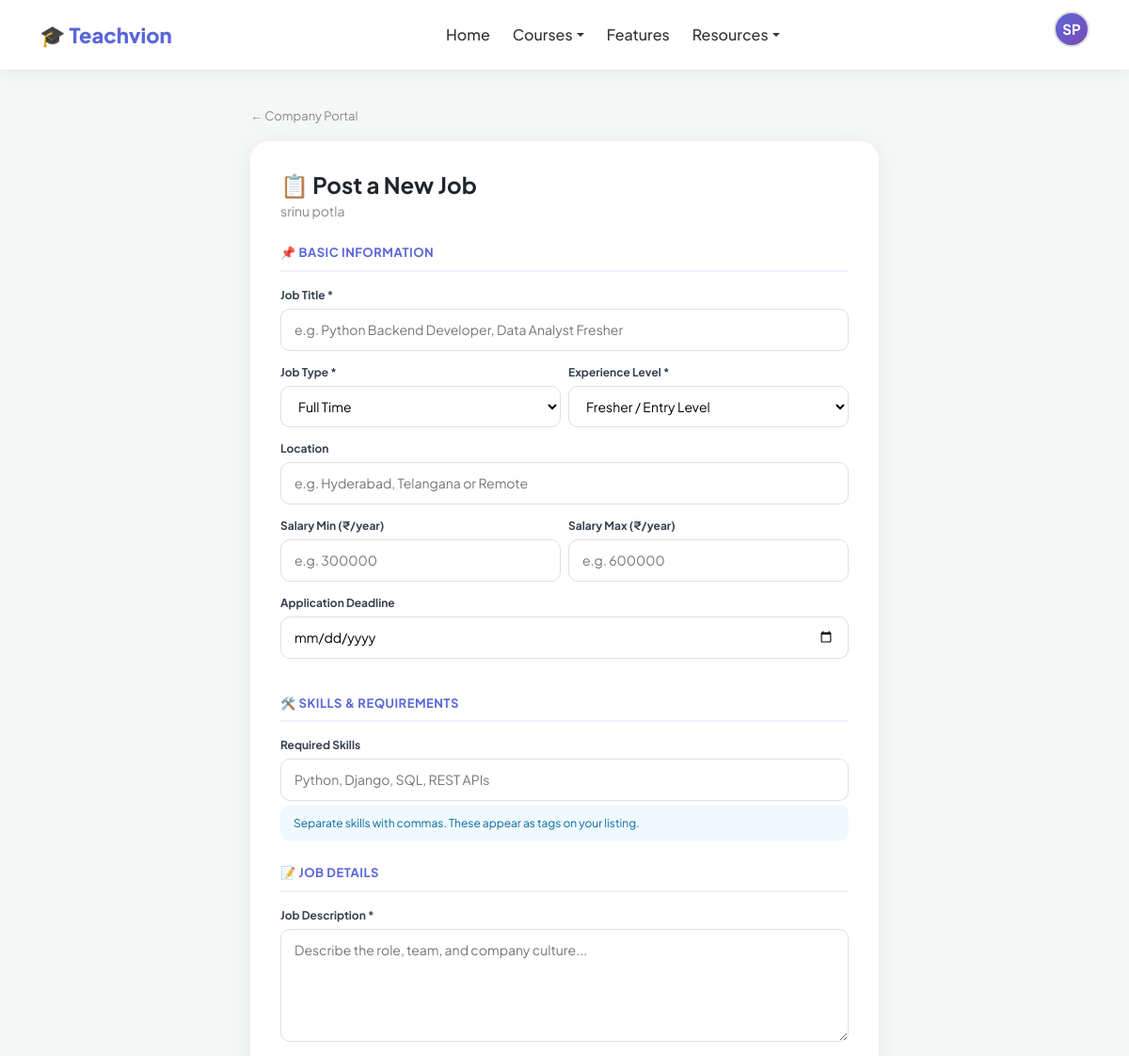
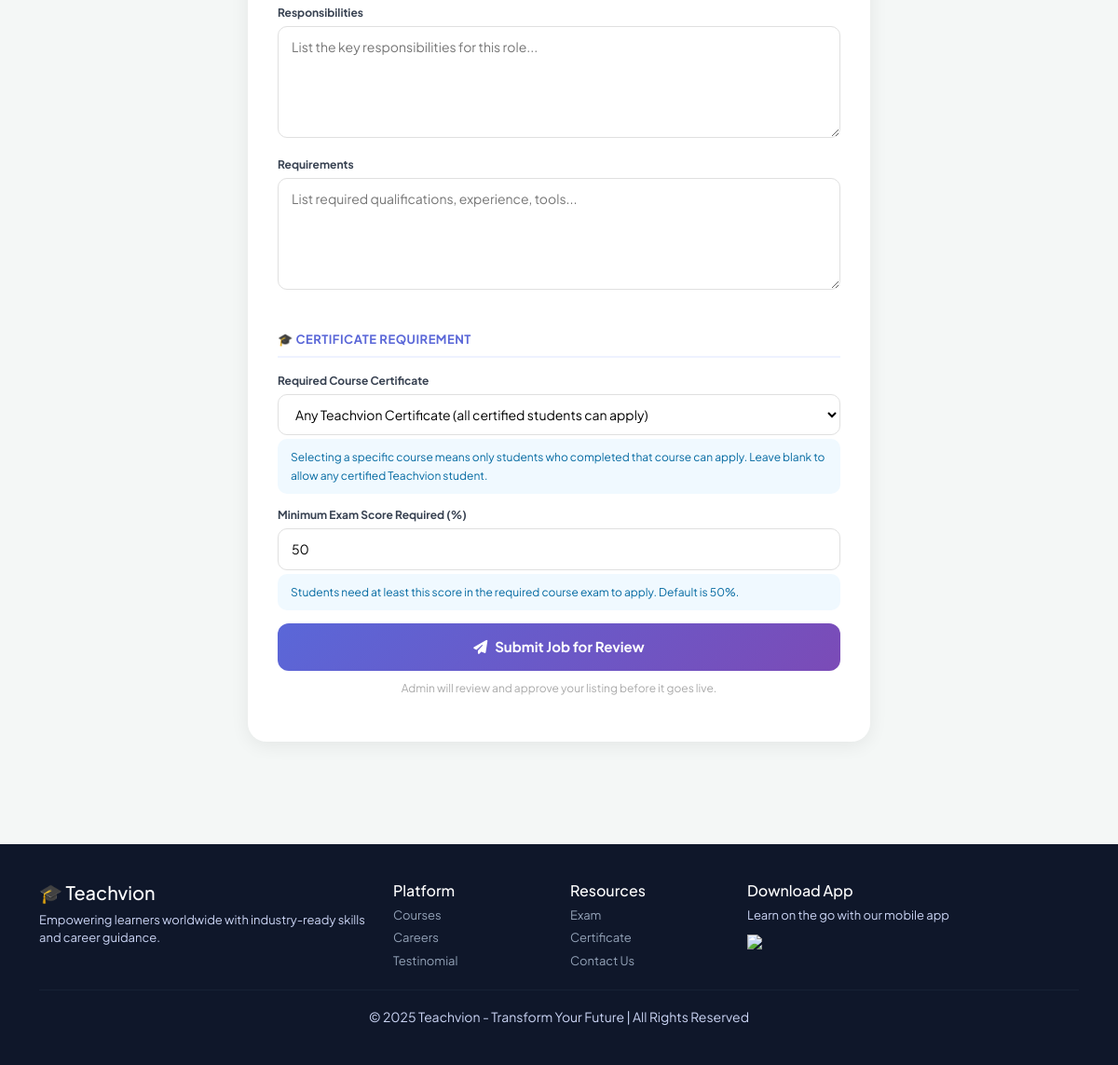
/jobs/post/ (signed in), run on the app's committed database (2 pictures, top to bottom).
### accounts/models.py (models this page shows, shortened)
class CustomUser(AbstractUser):
    ROLE_CHOICES = [
        ('student', 'Student'),
        ('trainer', 'Trainer'),
        ('admin', 'Admin'),
    ]
    email = models.EmailField(unique=True)
    role = models.CharField(max_length=10, choices=ROLE_CHOICES, default='student')
    phone = models.CharField(max_length=15, blank=True)
    profile_pic = models.ImageField(upload_to='profiles/', blank=True, null=True)
    bio = models.TextField(blank=True)
    created_at = models.DateTimeField(auto_now_add=True)
    USERNAME_FIELD = 'email'
    REQUIRED_FIELDS = ['username', 'first_name', 'last_name']
    def get_dashboard_url(self):
        urls = {
            'student': '/dashboard/student/',
            'trainer': '/dashboard/trainer/',
            'admin':   '/dashboard/admin/',
        }
        return urls.get(self.role, '/')

### jobs/models.py (models this page shows, shortened)
class CompanyProfile(models.Model):
    company_user  = models.OneToOneField(
        'accounts.CustomUser', on_delete=models.CASCADE,
        related_name='company_profile',
        null=True, blank=True
    )
    partner       = models.OneToOneField(
        'certificates.PartnerCompany', on_delete=models.SET_NULL,
        null=True, blank=True, related_name='job_profile'
    )
    name          = models.CharField(max_length=200)
    logo          = models.ImageField(upload_to='company_logos/', blank=True, null=True)
    website       = models.URLField(blank=True)
    about         = models.TextField(blank=True)
    location      = models.CharField(max_length=200, blank=True)
    industry      = models.CharField(max_length=100, blank=True)
    is_approved   = models.BooleanField(default=False)
    created_at    = models.DateTimeField(auto_now_add=True)

### jobs/views.py (the view, shortened to what this page needs)
# urls.py: path('jobs/post/',views.post_job_view,name='post_job'),
@login_required
def post_job_view(request):
    company, _ = CompanyProfile.objects.get_or_create(
        company_user=request.user,
        defaults={'name': request.user.get_full_name() or request.user.email, 'is_approved': False}
    )
    from courses.models import Course
    courses = Course.objects.filter(is_active=True)
    return render(request, 'post_job.html', {'company': company, 'courses': courses})

### jobs/templates/post_job.html (shortened to what this page needs)
{% extends 'base.html' %}
{% block content %}
<div class="post-wrap">
  <a href="{% url 'company_portal' %}" style="font-size:13px;color:#888;text-decoration:none;display:block;margin-bottom:16px;">← Company Portal</a>
  <div class="post-card">
    <h4 class="fw-bold mb-1">📋 Post a New Job</h4>
    <p style="font-size:14px;color:#888;margin-bottom:4px;">{{ company.name }}</p>
    <form method="post">
      <div class="section-divider">📌 Basic Information</div>
      <label class="field-label">Job Title *</label>
      <input class="field-input" type="text" name="title" required
             placeholder="e.g. Python Backend Developer, Data Analyst Fresher">
      <div class="row g-2">
        <div class="col-md-6">
          <label class="field-label">Job Type *</label>
          <select class="field-input" name="job_type" required>
            <option value="full_time">Full Time</option>
          </select>
        </div>
        <div class="col-md-6">
          <label class="field-label">Experience Level *</label>
          <select class="field-input" name="level" required>
            <option value="fresher">Fresher / Entry Level</option>
          </select>
        </div>
      </div>
      <label class="field-label">Location</label>
      <input class="field-input" type="text" name="location"
             placeholder="e.g. Hyderabad, Telangana or Remote">
      <div class="row g-2">
        <div class="col-md-6">
          <label class="field-label">Salary Min (₹/year)</label>
          <input class="field-input" type="number" name="salary_min" placeholder="e.g. 300000">
        </div>
        <div class="col-md-6">
          <label class="field-label">Salary Max (₹/year)</label>
          <input class="field-input" type="number" name="salary_max" placeholder="e.g. 600000">
        </div>
      </div>
      <label class="field-label">Application Deadline</label>
      <input class="field-input" type="date" name="deadline">
      <div class="section-divider">🛠️ Skills & Requirements</div>
      <label class="field-label">Required Skills</label>
      <input class="field-input" type="text" name="skills"
             placeholder="Python, Django, SQL, REST APIs">
      <div class="tip-box">Separate skills with commas. These appear as tags on your listing.</div>
      <div class="section-divider">📝 Job Details</div>
      <label class="field-label">Job Description *</label>
      <textarea class="field-input" name="description" required
                placeholder="Describe the role, team, and company culture..."></textarea>
      <label class="field-label">Responsibilities</label>
      <textarea class="field-input" name="responsibilities"
                placeholder="List the key responsibilities for this role..."></textarea>
      <label class="field-label">Requirements</label>
      <textarea class="field-input" name="requirements"
                placeholder="List required qualifications, experience, tools..."></textarea>
      <div class="section-divider">🎓 Certificate Requirement</div>
      <label class="field-label">Required Course Certificate</label>
      <select class="field-input" name="required_course">
        <option value="">Any Teachvion Certificate (all certified students can apply)</option>
      </select>
      <div class="tip-box">
        Selecting a specific course means only students who completed that course can apply.
        Leave blank to allow any certified Teachvion student.
      </div>
      <label class="field-label">Minimum Exam Score Required (%)</label>
      <input class="field-input" type="number" name="min_exam_score"
             value="50" min="1" max="100">
      <div class="tip-box">Students need at least this score in the required course exam to apply. Default is 50%.</div>
      <button type="submit" class="submit-btn">
        <i class="fas fa-paper-plane me-2"></i>Submit Job for Review
      </button>
      <p style="font-size:12px;color:#aaa;text-align:center;margin-top:10px;">
        Admin will review and approve your listing before it goes live.
      </p>
    </form>
  </div>
</div>
{% endblock %}

### courses/templates/base.html (shortened to what this page needs)
{% load static %}
<!DOCTYPE html>
<html lang="en">
<head>
  <link rel="stylesheet" href="{% static 'css/style.css' %}">
  <link href="https://cdn.jsdelivr.net/npm/bootstrap@5.3.0/dist/css/bootstrap.min.css" rel="stylesheet">
  <link rel="stylesheet" href="https://cdnjs.cloudflare.com/ajax/libs/font-awesome/6.4.0/css/all.min.css">
</head>
<body>
<nav class="navbar navbar-expand-lg">
  <div class="container">
    <a class="logo" href="{% url 'index' %}">🎓 Teachvion</a>
    <div class="collapse navbar-collapse justify-content-center" id="navbarMain">
      <ul class="navbar-nav">
        <li class="nav-item"><a class="nav-link" href="{% url 'index' %}">Home</a></li>
        <li class="nav-item dropdown">
          <a class="nav-link dropdown-toggle" href="#" data-bs-toggle="dropdown">Courses</a>
        </li>
        <li class="nav-item"><a class="nav-link" href="#Features">Features</a></li>
        <li class="nav-item dropdown">
          <a class="nav-link dropdown-toggle" href="#" data-bs-toggle="dropdown">Resources</a>
        </li>
      </ul>
    </div>
    <div class="d-flex align-items-center gap-2">
      {% if user.is_authenticated %}
        <div class="dropdown profile-dropdown">
          <div class="profile-avatar dropdown-toggle" data-bs-toggle="dropdown">
            {% if user.profile_pic %}
              <img src="{{ user.profile_pic.url }}" alt="Profile">
            {% else %}
              {{ user.first_name|first|upper }}{{ user.last_name|first|upper }}
            {% endif %}
          </div>
        </div>
      {% else %}
        <a href="{% url 'login' %}" class="btn btn-login">Log in</a>
        <a href="{% url 'register' %}" class="btn btn-signup">Sign up</a>
      {% endif %}
    </div>
  </div>
</nav>
{% block content %}{% endblock %}
<footer class="footer">
  <div class="container">
    <div class="row">
      <div class="col-md-4">
        <h5>🎓 Teachvion</h5>
        <p>Empowering learners worldwide with industry-ready skills and career guidance.</p>
      </div>
      <div class="col-md-2">
        <h6>Platform</h6>
        <p><a href="{% url 'index' %}#courses">Courses</a></p>
        <p><a href="{% url 'index' %}#jobs">Careers</a></p>
        <p><a href="{% url 'index' %}#testinomial">Testinomial</a></p>
      </div>
      <div class="col-md-2">
        <h6>Resources</h6>
        <p><a href="{% url 'exam' %}">Exam</a></p>
        <p><a href="{% url 'certificate' %}">Certificate</a></p>
        <p><a href="#contact">Contact Us</a></p>
      </div>
      <div class="col-md-4">
        <h6>Download App</h6>
        <p>Learn on the go with our mobile app</p>
        <img src="https://upload.wikimedia.org/wikipedia/commons/7/78/Google_Play_Store_badge_EN.svg" width="130">
      </div>
    </div>
    <hr>
    <div class="text-center">
      <small>© 2025 Teachvion - Transform Your Future | All Rights Reserved</small>
    </div>
  </div>
</footer>
</body>
</html>

### static/css/style.css (style rules this page uses)
:root { --primary: #5a67d8; --primary-dark: #4c56c0; --accent: #7b4bb7; --success: #2d6a4f; --bg: #f4f7f6; --text: #1a1a2e; }
* { font-family: 'Plus Jakarta Sans', 'Segoe UI', sans-serif; box-sizing: border-box; }
body { background: var(--bg); margin: 0; color: var(--text); }
.navbar { background: white; padding: 12px 0; box-shadow: 0 2px 12px rgba(0, 0, 0, 0.07); position: sticky; top: 0; z-index: 1000; }
.logo { font-size: 22px; font-weight: 800; color: var(--primary); text-decoration: none; }
.nav-link { color: #333 !important; font-weight: 500; margin: 0 4px; transition: color 0.2s; }
.footer { background: #0f172a; color: #cbd5f5; padding: 40px 0; margin-top: 50px; }
.footer h5, .footer h6 { color: white; }
.footer p { font-size: 13px; margin: 5px 0; }
.footer a { color: #94a3b8; text-decoration: none; font-size: 13px; }
.footer hr { border-color: #334155; }
.profile-avatar { width: 38px; height: 38px; border-radius: 50%; background: linear-gradient(135deg, var(--primary), var(--accent)); color: white; font-weight: 700; font-size: 15px; display: flex; align-items: center; justify-content: center; cursor: pointer; border: 2px solid #e0e0e0; }
body { background: url('https://images.unsplash.com/photo-1600585154731-9d8e469e2b01?ixlib=rb-4.0.3&auto=format&fit=crop&w=1350&q=80') no-repeat center center fixed; background-size: cover; }
body { background: #f4f7f6; }
.field-label { font-size: 12px; font-weight: 700; color: #374151; margin-bottom: 5px; display: block; }
.field-input { width: 100%; padding: 10px 14px; border: 1.5px solid #e0e0e0; border-radius: 10px; font-size: 14px; outline: none; transition: .2s; margin-bottom: 12px; font-family: inherit; }
.profile-avatar { width: 90px; height: 90px; border-radius: 50%; background: linear-gradient(135deg,#1a5f7a,#2d6a4f); color: white; font-size: 32px; font-weight: 800; display: flex; align-items: center; justify-content: center; margin: 0 auto 12px; position: relative; }
.submit-btn { background: #2c6e3c; color: white; border: none; padding: 9px 22px; border-radius: 30px; font-weight: 600; font-size: 13px; cursor: pointer; transition: .2s; }
body { background: #f4f7fc; }
.field-label { font-size:12px; font-weight:700; color:#374151; margin-bottom:5px; display:block; }
.field-input { width:100%; padding:11px 14px; border:1.5px solid #e0e0e0; border-radius:10px; font-size:14px; outline:none; transition:.2s; margin-bottom:14px; font-family:inherit; }
textarea.field-input { resize:vertical; min-height:120px; }
.submit-btn { width:100%; padding:14px; background:linear-gradient(135deg,#5a67d8,#7b4bb7); color:white; border:none; border-radius:12px; font-size:15px; font-weight:700; cursor:pointer; transition:.2s; }
.post-wrap { max-width:700px; margin:40px auto; padding:0 16px 60px; }
.post-card { background:white; border-radius:20px; padding:32px; box-shadow:0 4px 20px rgba(0,0,0,.07); }
.section-divider { font-size:13px; font-weight:700; color:#5a67d8; text-transform:uppercase; letter-spacing:.5px; border-bottom:2px solid #eef2ff; padding-bottom:8px; margin:24px 0 16px; }
.field-input { width:100%; padding:11px 14px; border:1.5px solid #e0e0e0; border-radius:10px; font-size:14px; outline:none; transition:.2s; margin-bottom:14px; font-family:inherit; background:white; }
.tip-box { background:#f0f9ff; border-radius:10px; padding:10px 14px; font-size:12px; color:#0369a1; margin-top:-10px; margin-bottom:14px; line-height:1.6; }

### data on the page
CustomUser: first_name|first "S", last_name|first "P"
CompanyProfile: name "srinu potla"
